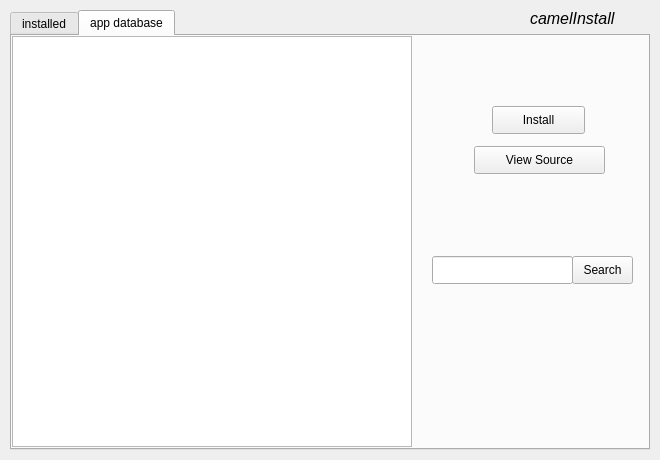
<?xml version="1.0" encoding="UTF-8"?>
<ui version="4.0">
 <class>camelInstall</class>
 <widget class="QWidget" name="camelInstall">
  <property name="geometry">
   <rect>
    <x>0</x>
    <y>0</y>
    <width>660</width>
    <height>460</height>
   </rect>
  </property>
  <property name="windowTitle">
   <string notr="true">camelInstall</string>
  </property>
  <widget class="QLabel" name="camel">
   <property name="geometry">
    <rect>
     <x>530</x>
     <y>10</y>
     <width>121</width>
     <height>16</height>
    </rect>
   </property>
   <property name="font">
    <font>
     <pointsize>12</pointsize>
     <italic>true</italic>
    </font>
   </property>
   <property name="text">
    <string notr="true">camelInstall</string>
   </property>
  </widget>
  <widget class="QTabWidget" name="tabWidget">
   <property name="geometry">
    <rect>
     <x>10</x>
     <y>10</y>
     <width>640</width>
     <height>440</height>
    </rect>
   </property>
   <property name="currentIndex">
    <number>1</number>
   </property>
   <widget class="QWidget" name="installed">
    <attribute name="title">
     <string notr="true">installed</string>
    </attribute>
    <widget class="QTableWidget" name="tableWidget">
     <property name="geometry">
      <rect>
       <x>0</x>
       <y>0</y>
       <width>400</width>
       <height>411</height>
      </rect>
     </property>
     <property name="autoScroll">
      <bool>false</bool>
     </property>
     <property name="editTriggers">
      <set>QAbstractItemView::NoEditTriggers</set>
     </property>
     <property name="verticalScrollMode">
      <enum>QAbstractItemView::ScrollPerPixel</enum>
     </property>
     <property name="horizontalScrollMode">
      <enum>QAbstractItemView::ScrollPerPixel</enum>
     </property>
    </widget>
    <widget class="QPushButton" name="uninstall">
     <property name="geometry">
      <rect>
       <x>450</x>
       <y>80</y>
       <width>141</width>
       <height>28</height>
      </rect>
     </property>
     <property name="text">
      <string notr="true">Uninstall...</string>
     </property>
    </widget>
   </widget>
   <widget class="QWidget" name="database">
    <attribute name="title">
     <string notr="true">app database</string>
    </attribute>
    <widget class="QTableWidget" name="dbTable">
     <property name="geometry">
      <rect>
       <x>0</x>
       <y>0</y>
       <width>400</width>
       <height>411</height>
      </rect>
     </property>
     <property name="autoScroll">
      <bool>false</bool>
     </property>
     <property name="editTriggers">
      <set>QAbstractItemView::NoEditTriggers</set>
     </property>
     <property name="verticalScrollMode">
      <enum>QAbstractItemView::ScrollPerPixel</enum>
     </property>
     <property name="horizontalScrollMode">
      <enum>QAbstractItemView::ScrollPerPixel</enum>
     </property>
    </widget>
    <widget class="QPushButton" name="install">
     <property name="geometry">
      <rect>
       <x>480</x>
       <y>70</y>
       <width>93</width>
       <height>28</height>
      </rect>
     </property>
     <property name="text">
      <string notr="true">Install</string>
     </property>
    </widget>
    <widget class="QPushButton" name="viewSource">
     <property name="geometry">
      <rect>
       <x>462</x>
       <y>110</y>
       <width>131</width>
       <height>28</height>
      </rect>
     </property>
     <property name="text">
      <string notr="true">View Source</string>
     </property>
    </widget>
    <widget class="QPushButton" name="search">
     <property name="geometry">
      <rect>
       <x>560</x>
       <y>220</y>
       <width>61</width>
       <height>28</height>
      </rect>
     </property>
     <property name="text">
      <string notr="true">Search</string>
     </property>
    </widget>
    <widget class="QLineEdit" name="searchEdit">
     <property name="geometry">
      <rect>
       <x>420</x>
       <y>220</y>
       <width>141</width>
       <height>28</height>
      </rect>
     </property>
    </widget>
   </widget>
  </widget>
 </widget>
 <resources/>
 <connections/>
</ui>
